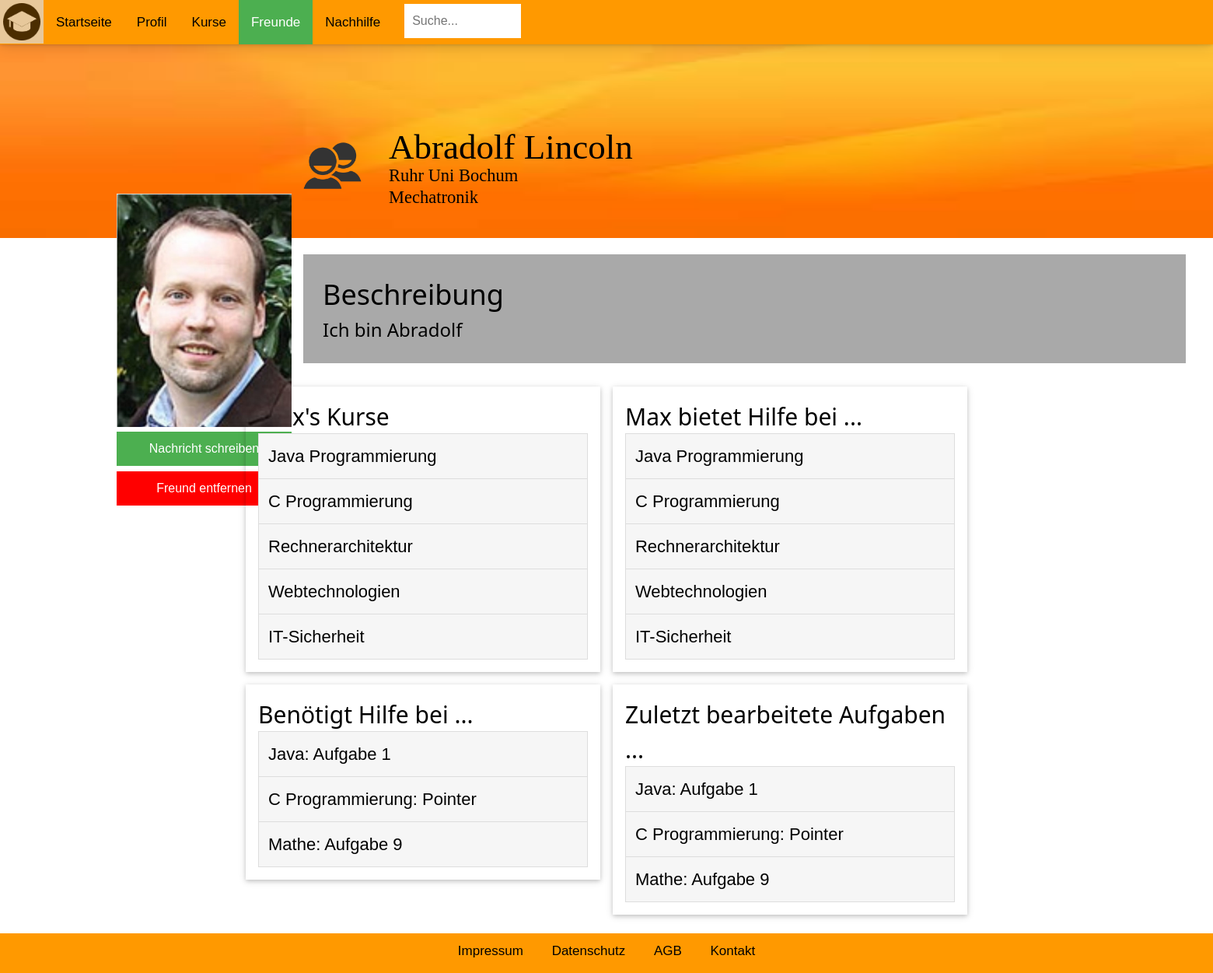
Screenshot of /Freund.php?fID=2 (signed in) with the database file from the repository.
### tables this page shows
CREATE TABLE `user` (
  `name` varchar(255) NOT NULL,
  `passwort` varchar(255) NOT NULL,
  `email` varchar(255) NOT NULL,
  `userID` int(11) NOT NULL,
  `uni` varchar(255) NOT NULL,
  `fach` varchar(255) NOT NULL,
  `beschreibung` varchar(1024) NOT NULL,
  `bild` varchar(200) NOT NULL
);

### Freund.php (the view, shortened to what this page needs)
<!DOCTYPE html>
<html>
<?php
        $_freundID = $_GET["fID"];
        $db = mysqli_connect("localhost", "root", "", "studentenfuerstudenten");
        $_sql = "SELECT * FROM user WHERE userID='$_freundID'";
        $_erg = mysqli_query($db, $_sql);
        while($_zeile = $_erg->fetch_assoc()){
            $_freundName = $_zeile["name"];
            $_uni = $_zeile["uni"];
            $_fach = $_zeile["fach"];
            $_bild = $_zeile["bild"];
            $_beschreibung = $_zeile["beschreibung"];
        }
	?>
    <head>
        <link rel="stylesheet" href="styler.css">
    </head>
    <body>
        <div class="topnav" id="myTopnav">
            <a href="Startseite.php" id="logo"><img src="logo.png" alt="John" style="width:48px"></a>
            <div class="topbartexte" id="topbartexte">
                <a href="Startseite.php">Startseite</a>
                <a href="Profil.php">Profil</a>
                <a href="KurseUebersicht.php">Kurse</a>
                <a class="active" href="FreundeUebersicht.php">Freunde</a>
                <a href="Nachhilfe.php">Nachhilfe</a>
            </div>
            <input type="text" id="suchfeld" placeholder="Suche...">
        </div>
        <p class="headerabstand"></p>
        <div class="footerContent">
            <a href="impressum.php">Impressum</a>
            <a href="datenschutz.php">Datenschutz</a>
            <a href="datenschutz.php">AGB</a>
            <a href="impressum.php">Kontakt</a>
        </div>
        <div style="width: 500px; height: 60px; background: laven">
            <img src="banner.jpg" class="banner" width="2100px" height="250px" />
            <p id="name">
                <?php echo $_freundName ?>
            </p>
            <p id="hochschule">
                <?php echo $_uni ?>
            </p>
            <p id="studiengang">
                <?php echo $_fach ?>
            </p>
            <div id="profilbild">
                <img id="userlogo" src="freund.png" width="75em">
                <img src="<?php echo $_bild ?>" alt="John" style="width:150%">
                <button type="button" id="nachricht" class="block">Nachricht schreiben</button>
                <form method="POST">
                    <?php
                    $_freundID = $_GET["fID"];
                    $_userID = $_SESSION["userID"];
                    $sql = "SELECT * FROM freund WHERE userID1='$_userID' AND userID2='$_freundID'";
                    $_res = mysqli_query($db, $sql);
                    $_row = mysqli_fetch_assoc($_res);
                    if(is_null($_row)){
                        echo "<script>console.log('Nicht befreundet.');</script>";
                        echo "<button type='submit' name='addFriend' id='nachricht' class='block'>Freund hinzufügen</button>";
                    }
                    else{
                        echo "<button type='submit' name='deleteFriend' class='block'>Freund entfernen</button>";
                    }
                    ?>
                </form>
            </div>
        </div>
        <div id="txtbox">
            <div class="personbeschreibung">
                <h1>Beschreibung</h1>
                <h3>
                    <?php echo $_beschreibung ?>
                </h3>
            </div>
        </div>
        <div id="Kurs">
            <div class="w3-row-padding w3-margin-top">
                <div class="w3-half">
                    <div class="w3-card w3-container">
                        <div id="KursZusammenfassung">
                            <div id="MeineKurseDiv">
                                <h2 id="MeineKurseUeberschrift">Max's Kurse</h2>
                                <ul id="MeineKurseListe">
                                    <li><a href="Kurs.php">Java Programmierung</a></li>
                                    <li><a href="#">C Programmierung</a></li>
                                    <li><a href="#">Rechnerarchitektur</a></li>
                                    <li><a href="#">Webtechnologien</a></li>
                                    <li><a href="#">IT-Sicherheit</a></li>
                                </ul>
                            </div>
                        </div>
                    </div>
                </div>
                <div class="w3-half">
                    <div class="w3-card w3-container">
                        <div id="KursZusammenfassung">
                            <div id="MeineKurseDiv">
                                <h2 id="MeineKurseUeberschrift">Max bietet Hilfe bei ...</h2>
                                <ul id="MeineKurseListe">
                                    <li><a href="Kurs.php">Java Programmierung</a></li>
                                    <li><a href="#">C Programmierung</a></li>
                                    <li><a href="#">Rechnerarchitektur</a></li>
                                    <li><a href="#">Webtechnologien</a></li>
                                    <li><a href="#">IT-Sicherheit</a></li>
                                </ul>
                            </div>
                        </div>
                    </div>
                </div>
                <div class="w3-half w3-margin-top">
                    <div class="w3-card w3-container">
                        <div id="KursZusammenfassung">
                            <div id="MeineKurseDiv">
                                <h2 id="MeineKurseUeberschrift">Ben&ouml;tigt Hilfe bei ...</h2>
                                <ul id="MeineKurseListe">
                                    <li><a href="Kursbeigetreten.php">Java: Aufgabe 1</a></li>
                                    <li><a href="#">C Programmierung: Pointer</a></li>
                                    <li><a href="#">Mathe: Aufgabe 9</a></li>
                                </ul>
                            </div>
                        </div>
                    </div>
                </div>
                <div class="w3-half w3-margin-top">
                    <div class="w3-card w3-container">
                        <div id="KursZusammenfassung">
                            <div id="MeineKurseDiv">
                                <h2 id="MeineKurseUeberschrift">Zuletzt bearbeitete Aufgaben ...</h2>
                                <ul id="MeineKurseListe">
                                    <li><a href="Kursbeigetreten.php">Java: Aufgabe 1</a></li>
                                    <li><a href="#">C Programmierung: Pointer</a></li>
                                    <li><a href="#">Mathe: Aufgabe 9</a></li>
                                </ul>
                            </div>
                        </div>
                    </div>
                </div>
            </div>
        </div>
    </body>
</html>

### styler.css (style rules this page uses)
html { box-sizing: border-box }
*, *:before, *:after { box-sizing: inherit }
html { -ms-text-size-adjust: 100%; -webkit-text-size-adjust: 100% }
body { margin: 0; }
a { background-color: transparent; -webkit-text-decoration-skip: objects }
img { border-style: none }
button, input, select, textarea { font: inherit; margin: 0 }
button, input { overflow: visible }
button, select { text-transform: none }
button, html [type=button], [type=reset], [type=submit] { -webkit-appearance: button }
html, body { font-family: Verdana, sans-serif; font-size: 15px; line-height: 1.5 }
html { overflow-x: hidden }
h1 { font-size: 36px }
h2 { font-size: 30px }
h3 { font-size: 24px }
h1, h2, h3, h4, h5, h6 { font-family: "Segoe UI", Arial, sans-serif; font-weight: 400; margin: 0; }
img { vertical-align: middle }
a { color: inherit }
.w3-container:after, .w3-container:before, .w3-panel:after, .w3-panel:before, .w3-row:after, .w3-row:before, .w3-row-padding:after, .w3-row-padding:before, .w3-cell-row:before, .w3-cell-row:after, .w3-clear:after, .w3-clear:before, .w3-bar:before, .w3-bar:after { content: ""; display: table; clear: both; }
.w3-col, .w3-half, .w3-third, .w3-twothird, .w3-threequarter, .w3-quarter { display: table-cell; float: left; width: 100%; }
.w3-half { max-width: 710px; }
@media (min-width: 961px) { .w3-col.m6, .w3-half { width: 49.99999% } }
.w3-row-padding, .w3-row-padding > .w3-half, .w3-row-padding > .w3-third, .w3-row-padding > .w3-twothird, .w3-row-padding > .w3-threequarter, .w3-row-padding > .w3-quarter, .w3-row-padding > .w3-col { padding: 0 8px }
.w3-container, .w3-panel { padding: 16px }
.w3-card { height: 100%; max-width: 700px; }
.w3-card, .w3-card-2 { box-shadow: 0 2px 5px 0 rgba(0, 0, 0, 0.16), 0 2px 10px 0 rgba(0, 0, 0, 0.12) }
.w3-margin-top { margin-top: 16px !important }
.topnav { background-color: #ff9900; overflow: hidden; position: fixed; top: 0; width: 100%; z-index: 100000; box-shadow: 0 0 5px 0 rgba(0, 0, 0, 0.2), 0 0 20px 0 rgba(0, 0, 0, 0.19); }
.topnav a { float: left; color: #000000; text-align: center; padding: 15.5px 16px; text-decoration: none; font-size: 17px; }
.topnav a.active { background-color: #4CAF50; color: white; }
button { border: none; outline: 0; display: inline-block; padding: 8px; color: white; background-color: #000; text-align: center; cursor: pointer; width: 100%; font-size: 18px; }
a { text-decoration: none; font-size: 22px; color: black; }
* { box-sizing: border-box; }
input { border: none; width: 75%; padding: 10px; float: left; font-size: 16px; margin-top: 5px; margin-bottom: 5px; }
#suchfeld { margin: 5px 5px 5px 15px; width: 150px; -webkit-transition: width 0.4s ease-in-out; transition: width 0.4s ease-in-out; }
#logo { margin: 0px; padding: 4px }
@media (min-width: 961px) { #topbartexte { display: inherit; } }
.headerabstand { font-size: 1px; padding-bottom: 55px; }
.footerContent { background-color: #ff9900; position: fixed; bottom: 0px; height: 3em; padding: 0.6em; text-align: center; width: 100%; font-size: 17px; }
.footerContent a { color: black; padding: 14px 16px; font-size: 17px; }

### Freund.php (style rules this page uses)
#userlogo { margin: -15% 0% 0% 160%; }
#profilbild { margin: -30% 40% 50% 30%; }
#name { margin: -30% 100% 15% 100%; font-family: serif; font-size: 300%; width: 100%; }
#hochschule { margin: -18% 100% 15% 100%; font-family: serif; font-size: 150%; width: 100%; }
#studiengang { margin: -16% 100% 15% 100%; font-family: serif; font-size: 150%; width: 100%; }
#txtbox { margin: 210px 1em 0 26em; }
div.personbeschreibung { background-color: darkgrey; padding: 25px; margin-right: 20px; }
@media screen and (min-width: 600px) { div.personbeschreibung { font-size: 10px; } }
.block { display: block; width: 150%; border: none; background-color: red; padding: 10px 5px; font-size: 16px; cursor: pointer; text-align: center; margin: 0.4em auto; color: white; }
#nachricht { background-color: #4CAF50; }
#Kurs { width: 100%; max-width: 960px; margin: 2em auto 5em auto; }
#MeineKurseListe, .AlleKurseListe { list-style-type: none; padding: 0px; margin: 0px; }
#MeineKurseListe li, .AlleKurseListe li { border: 1px solid #ddd; margin-top: -1px; background-color: #f6f6f6; padding: 12px; text-decoration: none; font-size: 18px; color: black; display: block; }
.banner { margin-top: -1px; }

### rows the page displays
user: name "Abradolf Lincoln", uni "Ruhr Uni Bochum", fach "Mechatronik", bild (picture), beschreibung "Ich bin Abradolf"
